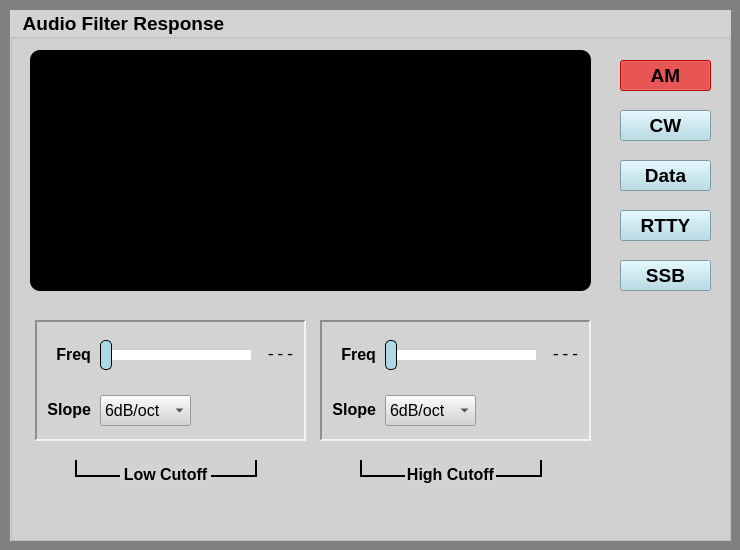
    <widget class="QWidget" name="tab_4">
     <property name="styleSheet">
      <string notr="true">QWidget{ background-color: gray}</string>
     </property>
     <attribute name="title">
      <string>Audio Filter</string>
     </attribute>
     <widget class="QGroupBox" name="Audio_filter_groupBox">
      <property name="geometry">
       <rect>
        <x>10</x>
        <y>10</y>
        <width>721</width>
        <height>531</height>
       </rect>
      </property>
      <property name="font">
       <font>
        <pointsize>14</pointsize>
        <bold>true</bold>
       </font>
      </property>
      <property name="styleSheet">
       <string notr="true">QWidget{ background-color: lightgray;}</string>
      </property>
      <property name="title">
       <string>  Audio Filter Response</string>
      </property>
      <widget class="QFrame" name="Audio_filter_frame">
       <property name="geometry">
        <rect>
         <x>20</x>
         <y>40</y>
         <width>561</width>
         <height>241</height>
        </rect>
       </property>
       <property name="styleSheet">
        <string notr="true">QWidget{ border: 2px black; background-color: black;border-radius: 10px;}</string>
       </property>
       <property name="frameShape">
        <enum>QFrame::Shape::StyledPanel</enum>
       </property>
       <property name="frameShadow">
        <enum>QFrame::Shadow::Raised</enum>
       </property>
      </widget>
      <widget class="QPushButton" name="Audio_filter_pushButton_1">
       <property name="geometry">
        <rect>
         <x>610</x>
         <y>50</y>
         <width>91</width>
         <height>31</height>
        </rect>
       </property>
       <property name="font">
        <font>
         <pointsize>14</pointsize>
         <bold>true</bold>
        </font>
       </property>
       <property name="styleSheet">
        <string notr="true">QPushButton {background-color: lightblue;}
QPushButton::checked {background-color: red;}</string>
       </property>
       <property name="text">
        <string>AM</string>
       </property>
       <property name="checkable">
        <bool>true</bool>
       </property>
       <property name="checked">
        <bool>true</bool>
       </property>
       <property name="bank" stdset="0">
        <number>1</number>
       </property>
       <attribute name="buttonGroup">
        <string notr="true">Audio_buttonGroup</string>
       </attribute>
      </widget>
      <widget class="QPushButton" name="Audio_filter_pushButton_2">
       <property name="geometry">
        <rect>
         <x>610</x>
         <y>100</y>
         <width>91</width>
         <height>31</height>
        </rect>
       </property>
       <property name="font">
        <font>
         <pointsize>14</pointsize>
         <bold>true</bold>
        </font>
       </property>
       <property name="styleSheet">
        <string notr="true">QPushButton {background-color: lightblue;}
QPushButton::checked {background-color: red;}</string>
       </property>
       <property name="text">
        <string>CW</string>
       </property>
       <property name="checkable">
        <bool>true</bool>
       </property>
       <property name="checked">
        <bool>false</bool>
       </property>
       <property name="bank" stdset="0">
        <number>2</number>
       </property>
       <attribute name="buttonGroup">
        <string notr="true">Audio_buttonGroup</string>
       </attribute>
      </widget>
      <widget class="QPushButton" name="Audio_filter_pushButton_3">
       <property name="geometry">
        <rect>
         <x>610</x>
         <y>150</y>
         <width>91</width>
         <height>31</height>
        </rect>
       </property>
       <property name="font">
        <font>
         <pointsize>14</pointsize>
         <bold>true</bold>
        </font>
       </property>
       <property name="styleSheet">
        <string notr="true">QPushButton {background-color: lightblue;}
QPushButton::checked {background-color: red;}</string>
       </property>
       <property name="text">
        <string>Data</string>
       </property>
       <property name="checkable">
        <bool>true</bool>
       </property>
       <property name="checked">
        <bool>false</bool>
       </property>
       <property name="bank" stdset="0">
        <number>3</number>
       </property>
       <attribute name="buttonGroup">
        <string notr="true">Audio_buttonGroup</string>
       </attribute>
      </widget>
      <widget class="QPushButton" name="Audio_filter_pushButton_4">
       <property name="geometry">
        <rect>
         <x>610</x>
         <y>200</y>
         <width>91</width>
         <height>31</height>
        </rect>
       </property>
       <property name="font">
        <font>
         <pointsize>14</pointsize>
         <bold>true</bold>
        </font>
       </property>
       <property name="styleSheet">
        <string notr="true">QPushButton {background-color: lightblue;}
QPushButton::checked {background-color: red;}</string>
       </property>
       <property name="text">
        <string>RTTY</string>
       </property>
       <property name="checkable">
        <bool>true</bool>
       </property>
       <property name="checked">
        <bool>false</bool>
       </property>
       <property name="bank" stdset="0">
        <number>4</number>
       </property>
       <attribute name="buttonGroup">
        <string notr="true">Audio_buttonGroup</string>
       </attribute>
      </widget>
      <widget class="QPushButton" name="Audio_filter_pushButton_5">
       <property name="geometry">
        <rect>
         <x>610</x>
         <y>250</y>
         <width>91</width>
         <height>31</height>
        </rect>
       </property>
       <property name="font">
        <font>
         <pointsize>14</pointsize>
         <bold>true</bold>
        </font>
       </property>
       <property name="styleSheet">
        <string notr="true">QPushButton {background-color: lightblue;}
QPushButton::checked {background-color: red;}</string>
       </property>
       <property name="text">
        <string>SSB</string>
       </property>
       <property name="checkable">
        <bool>true</bool>
       </property>
       <property name="checked">
        <bool>false</bool>
       </property>
       <property name="bank" stdset="0">
        <number>5</number>
       </property>
       <attribute name="buttonGroup">
        <string notr="true">Audio_buttonGroup</string>
       </attribute>
      </widget>
      <widget class="Line" name="Audio_filter_line_13">
       <property name="geometry">
        <rect>
         <x>65</x>
         <y>450</y>
         <width>2</width>
         <height>17</height>
        </rect>
       </property>
       <property name="styleSheet">
        <string notr="true">QFrame{border: none; background-color: black; max-width: 2px;}</string>
       </property>
       <property name="orientation">
        <enum>Qt::Orientation::Vertical</enum>
       </property>
      </widget>
      <widget class="Line" name="Audio_filter_line_12">
       <property name="geometry">
        <rect>
         <x>185</x>
         <y>465</y>
         <width>61</width>
         <height>2</height>
        </rect>
       </property>
       <property name="styleSheet">
        <string notr="true">QFrame{border: none; background-color: black;  max-height: 2px;}</string>
       </property>
       <property name="orientation">
        <enum>Qt::Orientation::Horizontal</enum>
       </property>
      </widget>
      <widget class="Line" name="Audio_filter_line_11">
       <property name="geometry">
        <rect>
         <x>65</x>
         <y>465</y>
         <width>61</width>
         <height>2</height>
        </rect>
       </property>
       <property name="styleSheet">
        <string notr="true">QFrame{border: none; background-color: black;  max-height: 2px;}</string>
       </property>
       <property name="orientation">
        <enum>Qt::Orientation::Horizontal</enum>
       </property>
      </widget>
      <widget class="Line" name="Audio_filter_line_14">
       <property name="geometry">
        <rect>
         <x>245</x>
         <y>450</y>
         <width>2</width>
         <height>17</height>
        </rect>
       </property>
       <property name="styleSheet">
        <string notr="true">QFrame{border: none; background-color: black; max-width: 2px;}</string>
       </property>
       <property name="orientation">
        <enum>Qt::Orientation::Vertical</enum>
       </property>
      </widget>
      <widget class="QLabel" name="Audio_filter_label_11">
       <property name="geometry">
        <rect>
         <x>110</x>
         <y>455</y>
         <width>91</width>
         <height>21</height>
        </rect>
       </property>
       <property name="font">
        <font>
         <pointsize>12</pointsize>
         <bold>true</bold>
        </font>
       </property>
       <property name="text">
        <string>Low Cutoff</string>
       </property>
       <property name="alignment">
        <set>Qt::AlignmentFlag::AlignHCenter|Qt::AlignmentFlag::AlignTop</set>
       </property>
       <property name="wordWrap">
        <bool>true</bool>
       </property>
      </widget>
      <widget class="Line" name="Audio_filter_line_21">
       <property name="geometry">
        <rect>
         <x>350</x>
         <y>465</y>
         <width>61</width>
         <height>2</height>
        </rect>
       </property>
       <property name="styleSheet">
        <string notr="true">QFrame{border: none; background-color: black;  max-height: 2px;}</string>
       </property>
       <property name="orientation">
        <enum>Qt::Orientation::Horizontal</enum>
       </property>
      </widget>
      <widget class="Line" name="Audio_filter_line_23">
       <property name="geometry">
        <rect>
         <x>350</x>
         <y>450</y>
         <width>2</width>
         <height>17</height>
        </rect>
       </property>
       <property name="styleSheet">
        <string notr="true">QFrame{border: none; background-color: black; max-width: 2px;}</string>
       </property>
       <property name="orientation">
        <enum>Qt::Orientation::Vertical</enum>
       </property>
      </widget>
      <widget class="Line" name="Audio_filter_line_22">
       <property name="geometry">
        <rect>
         <x>470</x>
         <y>465</y>
         <width>61</width>
         <height>2</height>
        </rect>
       </property>
       <property name="styleSheet">
        <string notr="true">QFrame{border: none; background-color: black;  max-height: 2px;}</string>
       </property>
       <property name="orientation">
        <enum>Qt::Orientation::Horizontal</enum>
       </property>
      </widget>
      <widget class="Line" name="Audio_filter_line_24">
       <property name="geometry">
        <rect>
         <x>530</x>
         <y>450</y>
         <width>2</width>
         <height>17</height>
        </rect>
       </property>
       <property name="styleSheet">
        <string notr="true">QFrame{border: none; background-color: black; max-width: 2px;}</string>
       </property>
       <property name="orientation">
        <enum>Qt::Orientation::Vertical</enum>
       </property>
      </widget>
      <widget class="QLabel" name="Audio_filter_label_21">
       <property name="geometry">
        <rect>
         <x>395</x>
         <y>455</y>
         <width>91</width>
         <height>21</height>
        </rect>
       </property>
       <property name="font">
        <font>
         <pointsize>12</pointsize>
         <bold>true</bold>
        </font>
       </property>
       <property name="text">
        <string>High Cutoff</string>
       </property>
       <property name="alignment">
        <set>Qt::AlignmentFlag::AlignHCenter|Qt::AlignmentFlag::AlignTop</set>
       </property>
       <property name="wordWrap">
        <bool>true</bool>
       </property>
      </widget>
      <widget class="QFrame" name="Audio_filter_frame_1">
       <property name="geometry">
        <rect>
         <x>25</x>
         <y>310</y>
         <width>271</width>
         <height>121</height>
        </rect>
       </property>
       <property name="frameShape">
        <enum>QFrame::Shape::Panel</enum>
       </property>
       <property name="frameShadow">
        <enum>QFrame::Shadow::Sunken</enum>
       </property>
       <property name="lineWidth">
        <number>2</number>
       </property>
       <widget class="QLabel" name="Audio_filter_label_13">
        <property name="geometry">
         <rect>
          <x>5</x>
          <y>80</y>
          <width>51</width>
          <height>21</height>
         </rect>
        </property>
        <property name="font">
         <font>
          <pointsize>12</pointsize>
          <bold>true</bold>
         </font>
        </property>
        <property name="text">
         <string>Slope</string>
        </property>
        <property name="alignment">
         <set>Qt::AlignmentFlag::AlignRight|Qt::AlignmentFlag::AlignTop|Qt::AlignmentFlag::AlignTrailing</set>
        </property>
        <property name="wordWrap">
         <bool>true</bool>
        </property>
       </widget>
       <widget class="QSlider" name="Audio_filter_horizontalSlider_1">
        <property name="geometry">
         <rect>
          <x>65</x>
          <y>10</y>
          <width>151</width>
          <height>51</height>
         </rect>
        </property>
        <property name="autoFillBackground">
         <bool>false</bool>
        </property>
        <property name="styleSheet">
         <string notr="true">QSlider::groove:horizontal{background: lightgray; height: 10px; border-radius: 3px;}
QSlider::handle:horizontal{background: lightblue; border: 1px solid black; width: 10px; height: 30px; margin-top: -10px; margin-bottom: -10px; border-radius: 5px;}
QSlider::sub-page:horizontal{background: white;}
QSlider::add-page:horizontal{background: white;}</string>
        </property>
        <property name="minimum">
         <number>0</number>
        </property>
        <property name="maximum">
         <number>19</number>
        </property>
        <property name="pageStep">
         <number>1</number>
        </property>
        <property name="value">
         <number>0</number>
        </property>
        <property name="orientation">
         <enum>Qt::Orientation::Horizontal</enum>
        </property>
        <property name="invertedAppearance">
         <bool>false</bool>
        </property>
        <property name="invertedControls">
         <bool>false</bool>
        </property>
        <property name="tickPosition">
         <enum>QSlider::TickPosition::TicksBothSides</enum>
        </property>
        <property name="tickInterval">
         <number>5</number>
        </property>
        <property name="side" stdset="0">
         <number>1</number>
        </property>
       </widget>
       <widget class="QComboBox" name="Audio_filter_comboBox_1">
        <property name="geometry">
         <rect>
          <x>65</x>
          <y>75</y>
          <width>91</width>
          <height>31</height>
         </rect>
        </property>
        <property name="styleSheet">
         <string notr="true">QComboBox{ font-family: &quot;Arial&quot;; font-size: 16px;}</string>
        </property>
        <property name="side" stdset="0">
         <number>1</number>
        </property>
        <item>
         <property name="text">
          <string>6dB/oct</string>
         </property>
        </item>
        <item>
         <property name="text">
          <string>18dB/oct</string>
         </property>
        </item>
       </widget>
       <widget class="QLabel" name="Audio_filter_freq_label_1">
        <property name="geometry">
         <rect>
          <x>230</x>
          <y>25</y>
          <width>31</width>
          <height>21</height>
         </rect>
        </property>
        <property name="font">
         <font>
          <family>Monospace</family>
          <pointsize>12</pointsize>
          <bold>false</bold>
         </font>
        </property>
        <property name="text">
         <string>---</string>
        </property>
        <property name="textFormat">
         <enum>Qt::TextFormat::PlainText</enum>
        </property>
        <property name="alignment">
         <set>Qt::AlignmentFlag::AlignHCenter|Qt::AlignmentFlag::AlignTop</set>
        </property>
        <property name="wordWrap">
         <bool>true</bool>
        </property>
       </widget>
       <widget class="QLabel" name="Audio_filter_label_12">
        <property name="geometry">
         <rect>
          <x>15</x>
          <y>25</y>
          <width>41</width>
          <height>21</height>
         </rect>
        </property>
        <property name="font">
         <font>
          <pointsize>12</pointsize>
          <bold>true</bold>
         </font>
        </property>
        <property name="text">
         <string>Freq</string>
        </property>
        <property name="alignment">
         <set>Qt::AlignmentFlag::AlignRight|Qt::AlignmentFlag::AlignTop|Qt::AlignmentFlag::AlignTrailing</set>
        </property>
        <property name="wordWrap">
         <bool>true</bool>
        </property>
       </widget>
      </widget>
      <widget class="QFrame" name="Audio_filter_frame_2">
       <property name="geometry">
        <rect>
         <x>310</x>
         <y>310</y>
         <width>271</width>
         <height>121</height>
        </rect>
       </property>
       <property name="frameShape">
        <enum>QFrame::Shape::Panel</enum>
       </property>
       <property name="frameShadow">
        <enum>QFrame::Shadow::Sunken</enum>
       </property>
       <property name="lineWidth">
        <number>2</number>
       </property>
       <widget class="QComboBox" name="Audio_filter_comboBox_2">
        <property name="geometry">
         <rect>
          <x>65</x>
          <y>75</y>
          <width>91</width>
          <height>31</height>
         </rect>
        </property>
        <property name="styleSheet">
         <string notr="true">QComboBox{ font-family: &quot;Arial&quot;; font-size: 16px;}</string>
        </property>
        <property name="side" stdset="0">
         <number>2</number>
        </property>
        <item>
         <property name="text">
          <string>6dB/oct</string>
         </property>
        </item>
        <item>
         <property name="text">
          <string>18dB/oct</string>
         </property>
        </item>
       </widget>
       <widget class="QLabel" name="Audio_filter_freq_label_2">
        <property name="geometry">
         <rect>
          <x>230</x>
          <y>25</y>
          <width>31</width>
          <height>21</height>
         </rect>
        </property>
        <property name="font">
         <font>
          <family>Monospace</family>
          <pointsize>12</pointsize>
          <bold>false</bold>
         </font>
        </property>
        <property name="text">
         <string>---</string>
        </property>
        <property name="textFormat">
         <enum>Qt::TextFormat::PlainText</enum>
        </property>
        <property name="alignment">
         <set>Qt::AlignmentFlag::AlignHCenter|Qt::AlignmentFlag::AlignTop</set>
        </property>
        <property name="wordWrap">
         <bool>true</bool>
        </property>
       </widget>
       <widget class="QLabel" name="Audio_filter_label_22">
        <property name="geometry">
         <rect>
          <x>15</x>
          <y>25</y>
          <width>41</width>
          <height>21</height>
         </rect>
        </property>
        <property name="font">
         <font>
          <pointsize>12</pointsize>
          <bold>true</bold>
         </font>
        </property>
        <property name="text">
         <string>Freq</string>
        </property>
        <property name="alignment">
         <set>Qt::AlignmentFlag::AlignRight|Qt::AlignmentFlag::AlignTop|Qt::AlignmentFlag::AlignTrailing</set>
        </property>
        <property name="wordWrap">
         <bool>true</bool>
        </property>
       </widget>
       <widget class="QSlider" name="Audio_filter_horizontalSlider_2">
        <property name="geometry">
         <rect>
          <x>65</x>
          <y>10</y>
          <width>151</width>
          <height>51</height>
         </rect>
        </property>
        <property name="autoFillBackground">
         <bool>false</bool>
        </property>
        <property name="styleSheet">
         <string notr="true">QSlider::groove:horizontal{background: lightgray; height: 10px; border-radius: 3px;}
QSlider::handle:horizontal{background: lightblue; border: 1px solid black; width: 10px; height: 30px; margin-top: -10px; margin-bottom: -10px; border-radius: 5px;}
QSlider::sub-page:horizontal{background: white;}
QSlider::add-page:horizontal{background: white;}</string>
        </property>
        <property name="minimum">
         <number>0</number>
        </property>
        <property name="maximum">
         <number>67</number>
        </property>
        <property name="pageStep">
         <number>1</number>
        </property>
        <property name="value">
         <number>0</number>
        </property>
        <property name="orientation">
         <enum>Qt::Orientation::Horizontal</enum>
        </property>
        <property name="invertedAppearance">
         <bool>false</bool>
        </property>
        <property name="invertedControls">
         <bool>false</bool>
        </property>
        <property name="tickPosition">
         <enum>QSlider::TickPosition::TicksBothSides</enum>
        </property>
        <property name="tickInterval">
         <number>5</number>
        </property>
        <property name="side" stdset="0">
         <number>2</number>
        </property>
       </widget>
       <widget class="QLabel" name="Audio_filter_label_23">
        <property name="geometry">
         <rect>
          <x>5</x>
          <y>80</y>
          <width>51</width>
          <height>21</height>
         </rect>
        </property>
        <property name="font">
         <font>
          <pointsize>12</pointsize>
          <bold>true</bold>
         </font>
        </property>
        <property name="text">
         <string>Slope</string>
        </property>
        <property name="alignment">
         <set>Qt::AlignmentFlag::AlignRight|Qt::AlignmentFlag::AlignTop|Qt::AlignmentFlag::AlignTrailing</set>
        </property>
        <property name="wordWrap">
         <bool>true</bool>
        </property>
       </widget>
      </widget>
     </widget>
    </widget>
